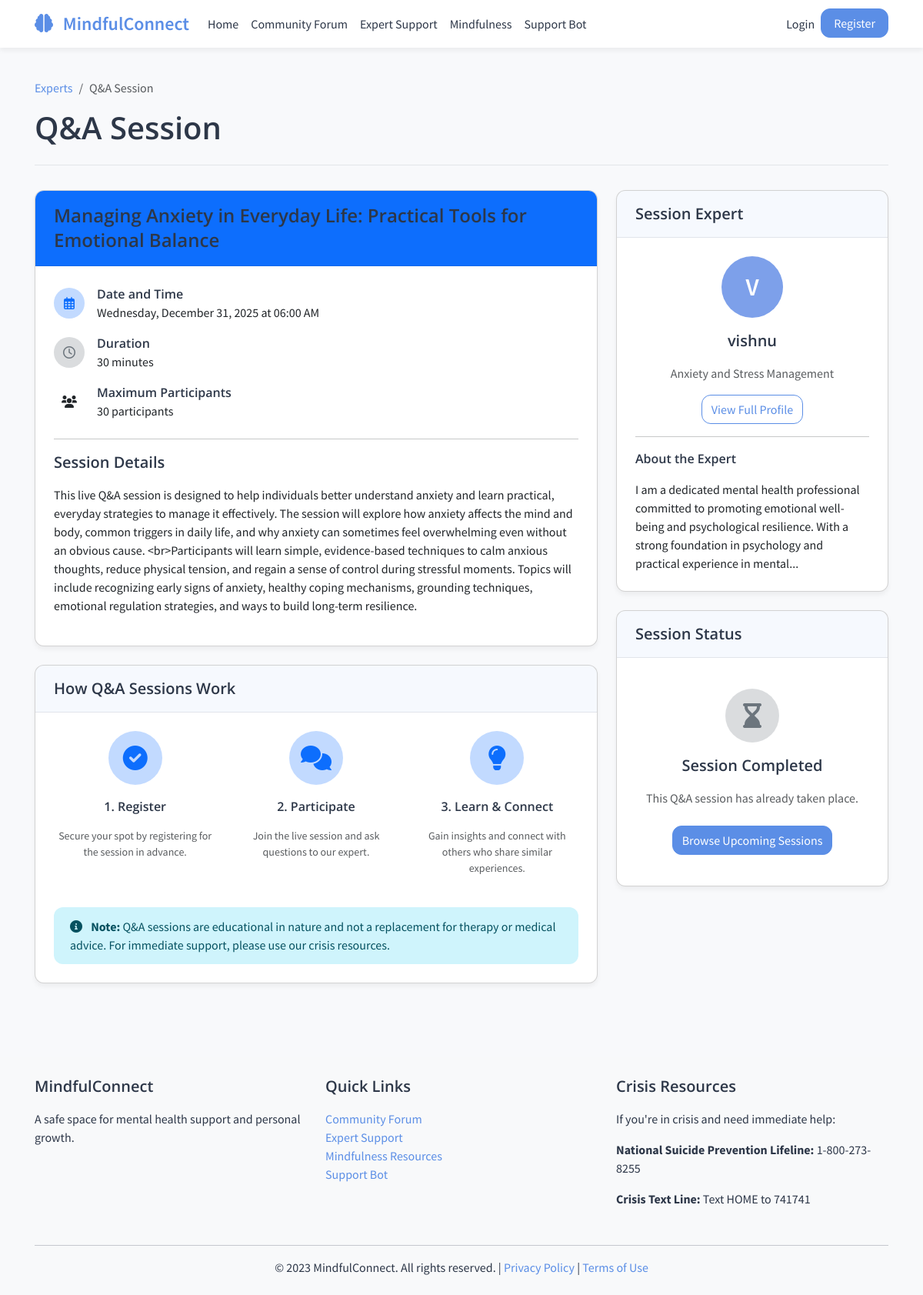
Screenshot of /experts/sessions/1 with the database file from the repository.
### models.py (models this page shows, shortened)
class QASession(db.Model):
    id = db.Column(db.Integer, primary_key=True)
    expert_id = db.Column(db.Integer, db.ForeignKey('expert.id'))
    title = db.Column(db.String(255), nullable=False)
    description = db.Column(db.Text, nullable=False)
    scheduled_at = db.Column(db.DateTime, nullable=False)
    duration_minutes = db.Column(db.Integer, default=60)
    max_participants = db.Column(db.Integer, default=20)
    is_active = db.Column(db.Boolean, default=True)
    created_at = db.Column(db.DateTime, default=datetime.utcnow)

class User(UserMixin, db.Model):
    id = db.Column(db.Integer, primary_key=True)
    username = db.Column(db.String(64), unique=True, nullable=False)
    email = db.Column(db.String(120), unique=True, nullable=False)
    password_hash = db.Column(db.String(256))
    date_joined = db.Column(db.DateTime, default=datetime.utcnow)
    display_name = db.Column(db.String(64), nullable=False)
    is_active = db.Column(db.Boolean, default=True)
    is_admin = db.Column(db.Boolean, default=False)
    forum_topics = db.relationship('ForumTopic', backref='author', lazy='dynamic')
    forum_posts = db.relationship('ForumPost', backref='author', lazy='dynamic')
    mood_entries = db.relationship('MoodEntry', backref='user', lazy='dynamic')
    journals = db.relationship('Journal', backref='user', lazy='dynamic')
    expert_profile = db.relationship('Expert', backref='user', uselist=False)

class Expert(db.Model):
    id = db.Column(db.Integer, primary_key=True)
    user_id = db.Column(db.Integer, db.ForeignKey('user.id'), unique=True)
    credentials = db.Column(db.Text, nullable=False)
    specialization = db.Column(db.String(100), nullable=False)
    bio = db.Column(db.Text, nullable=False)
    is_verified = db.Column(db.Boolean, default=False)
    verification_date = db.Column(db.DateTime, nullable=True)
    qa_sessions = db.relationship('QASession', backref='expert', lazy='dynamic')

### routes/experts.py (the view)
@experts_bp.route('/sessions/<int:session_id>')
def view_session(session_id):
    session = QASession.query.get_or_404(session_id)
    expert = Expert.query.get(session.expert_id)
    expert_user = User.query.get(expert.user_id)
    return render_template('experts/session.html',
                          title=session.title,
                          session=session,
                          expert=expert,
                          expert_user=expert_user,
                          now=datetime.utcnow() )

### templates/experts/session.html (shortened to what this page needs)
{% extends 'layout.html' %}
{% block page_header %}
<nav aria-label="breadcrumb">
    <ol class="breadcrumb">
        <li class="breadcrumb-item"><a href="{{ url_for('experts.index') }}">Experts</a></li>
        <li class="breadcrumb-item active" aria-current="page">Q&A Session</li>
    </ol>
</nav>
<h1 class="page-title">Q&A Session</h1>
{% endblock %}
{% block content %}
<div class="row">
    <div class="col-lg-8">
        <div class="card mb-4">
            <div class="card-header bg-primary text-white">
                <h4 class="mb-0">{{ session.title }}</h4>
            </div>
            <div class="card-body">
                <div class="mb-4">
                    <div class="d-flex align-items-center mb-3">
                        <div class="rounded-circle bg-primary bg-opacity-25 p-2 me-3" style="width: 40px; height: 40px; display: flex; align-items: center; justify-content: center;">
                            <i class="far fa-calendar-alt text-primary"></i>
                        </div>
                        <div>
                            <h6 class="mb-0">Date and Time</h6>
                            <p class="mb-0">{{ session.scheduled_at.strftime('%A, %B %d, %Y at %I:%M %p') }}</p>
                        </div>
                    </div>
                    <div class="d-flex align-items-center mb-3">
                        <div class="rounded-circle bg-secondary bg-opacity-25 p-2 me-3" style="width: 40px; height: 40px; display: flex; align-items: center; justify-content: center;">
                            <i class="far fa-clock text-secondary"></i>
                        </div>
                        <div>
                            <h6 class="mb-0">Duration</h6>
                            <p class="mb-0">{{ session.duration_minutes }} minutes</p>
                        </div>
                    </div>
                    <div class="d-flex align-items-center mb-3">
                        <div class="rounded-circle bg-accent bg-opacity-25 p-2 me-3" style="width: 40px; height: 40px; display: flex; align-items: center; justify-content: center;">
                            <i class="fas fa-users text-accent"></i>
                        </div>
                        <div>
                            <h6 class="mb-0">Maximum Participants</h6>
                            <p class="mb-0">{{ session.max_participants }} participants</p>
                        </div>
                    </div>
                </div>
                <hr>
                <h5>Session Details</h5>
                <p>{{ session.description | e | replace('\n', '<br>') | safe }}</p>
            </div>
        </div>
        <div class="card">
            <div class="card-header">
                <h5 class="mb-0">How Q&A Sessions Work</h5>
            </div>
            <div class="card-body">
                <div class="row">
                    <div class="col-md-4 text-center mb-4 mb-md-0">
                        <div class="rounded-circle bg-primary bg-opacity-25 mx-auto mb-3" style="width: 70px; height: 70px; display: flex; align-items: center; justify-content: center;">
                            <i class="fas fa-check-circle fa-2x text-primary"></i>
                        </div>
                        <h6>1. Register</h6>
                        <p class="small text-muted">Secure your spot by registering for the session in advance.</p>
                    </div>
                    <div class="col-md-4 text-center mb-4 mb-md-0">
                        <div class="rounded-circle bg-primary bg-opacity-25 mx-auto mb-3" style="width: 70px; height: 70px; display: flex; align-items: center; justify-content: center;">
                            <i class="fas fa-comments fa-2x text-primary"></i>
                        </div>
                        <h6>2. Participate</h6>
                        <p class="small text-muted">Join the live session and ask questions to our expert.</p>
                    </div>
                    <div class="col-md-4 text-center">
                        <div class="rounded-circle bg-primary bg-opacity-25 mx-auto mb-3" style="width: 70px; height: 70px; display: flex; align-items: center; justify-content: center;">
                            <i class="fas fa-lightbulb fa-2x text-primary"></i>
                        </div>
                        <h6>3. Learn & Connect</h6>
                        <p class="small text-muted">Gain insights and connect with others who share similar experiences.</p>
                    </div>
                </div>
                <div class="alert alert-info mt-4 mb-0">
                    <i class="fas fa-info-circle me-2"></i>
                    <strong>Note:</strong> Q&A sessions are educational in nature and not a replacement for therapy or medical advice. For immediate support, please use our crisis resources.
                </div>
            </div>
        </div>
    </div>
    <div class="col-lg-4">
        <div class="card mb-4">
            <div class="card-header">
                <h5 class="mb-0">Session Expert</h5>
            </div>
            <div class="card-body">
                <div class="text-center mb-3">
                    <div class="expert-avatar mx-auto">
                        {{ expert_user.display_name[0]|upper }}
                    </div>
                    <h5 class="mt-3">{{ expert_user.display_name }}</h5>
                    <p class="text-muted">{{ expert.specialization }}</p>
                    <a href="{{ url_for('experts.view_expert', expert_id=expert.id) }}" class="btn btn-sm btn-outline-primary">
                        View Full Profile
                    </a>
                </div>
                <hr>
                <h6>About the Expert</h6>
                <p class="mb-0">{{ expert.bio|truncate(200) }}</p>
            </div>
        </div>
        <div class="card">
            <div class="card-header">
                <h5 class="mb-0">Session Status</h5>
            </div>
            <div class="card-body">
                {% if not session.is_active %}
                    <div class="text-center py-3">
                        <div class="rounded-circle bg-warning bg-opacity-25 mx-auto mb-3" style="width: 70px; height: 70px; display: flex; align-items: center; justify-content: center;">
                            <i class="fas fa-times-circle fa-2x text-warning"></i>
                        </div>
                        <h5>Session Cancelled</h5>
                        <p class="text-muted">This Q&A session has been cancelled by the expert.</p>
                        <a href="{{ url_for('experts.index') }}" class="btn btn-primary mt-2">
                            Browse Other Sessions
                        </a>
                    </div>
                {% elif session.scheduled_at < now %}
                    <div class="text-center py-3">
                        <div class="rounded-circle bg-secondary bg-opacity-25 mx-auto mb-3" style="width: 70px; height: 70px; display: flex; align-items: center; justify-content: center;">
                            <i class="fas fa-hourglass-end fa-2x text-secondary"></i>
                        </div>
                        <h5>Session Completed</h5>
                        <p class="text-muted">This Q&A session has already taken place.</p>
                        <a href="{{ url_for('experts.index') }}" class="btn btn-primary mt-2">
                            Browse Upcoming Sessions
                        </a>
                    </div>
                {% endif %}
            </div>
        </div>
    </div>
</div>
{% endblock %}

### static/css/style.css (style rules this page uses)
:root { --primary: #5B8EE6; --primary-light: #7DA0EA; --primary-dark: #4A7CD5; --secondary: #7BC9A3; --secondary-light: #8FD3B3; --secondary-dark: #69B792; --background: #F8F9FB; --text: #2D3748; --text-light: #4A5568; --accent: #FFB084; --accent-light: #FFBF9E; --accent-dark: #FF9E69; --warning: #FF6B6B; --warning-light: #FF8585; --warning-dark: #FF5252; --white: #FFFFFF; --border-radius: 12px; --box-shadow: 0 4px 6px rgba(0, 0, 0, 0.05); --transition: all 0.3s ease; }
body { font-family: 'Source Sans Pro', 'Open Sans', sans-serif; font-size: 16px; line-height: 1.5; color: var(--text); background-color: var(--background); margin: 0; padding: 0; }
h1, h2, h3, h4, h5, h6 { font-family: 'Open Sans', sans-serif; font-weight: 600; margin-bottom: 1rem; color: var(--text); }
h1 { font-size: 2.5rem; line-height: 1.2; }
h4 { font-size: 1.5rem; line-height: 1.35; }
h5 { font-size: 1.25rem; line-height: 1.4; }
h6 { font-size: 1rem; line-height: 1.5; }
p { margin-bottom: 1rem; }
a { color: var(--primary); text-decoration: none; transition: var(--transition); }
.page-title { margin-bottom: 0.5rem; }
.card { background-color: var(--white); border-radius: var(--border-radius); box-shadow: var(--box-shadow); margin-bottom: 1.5rem; overflow: hidden; transition: var(--transition); }
.card-header { padding: 1rem 1.5rem; background-color: rgba(91, 142, 230, 0.05); border-bottom: 1px solid rgba(45, 55, 72, 0.1); }
.card-body { padding: 1.5rem; }
.btn { display: inline-block; font-weight: 500; text-align: center; white-space: nowrap; vertical-align: middle; user-select: none; border: 1px solid transparent; padding: 0.375rem 0.75rem; font-size: 1rem; line-height: 1.5; border-radius: var(--border-radius); transition: var(--transition); cursor: pointer; }
.btn-primary { color: var(--white); background-color: var(--primary); border-color: var(--primary); }
.btn-outline-primary { color: var(--primary); background-color: transparent; border-color: var(--primary); }
.alert { position: relative; padding: 0.75rem 1.25rem; margin-bottom: 1rem; border: 1px solid transparent; border-radius: var(--border-radius); }
.expert-avatar { width: 80px; height: 80px; border-radius: 50%; margin-right: 1.5rem; background-color: var(--primary-light); display: flex; align-items: center; justify-content: center; color: var(--white); font-size: 2rem; font-weight: 600; }

### rows the page displays
QASession: title "Managing Anxiety in Everyday Life: Practical Tools for Emotional Balance", scheduled_at "Wednesday, December 31, 2025 at 06:00 AM", duration_minutes "30", max_participants "30", description "This live Q&A session is designed to help individuals better understand anxiety and learn practical, everyday strategies to manage it effectively. The session will explore how anxiety affects the mind and body, common triggers in daily life, and why anxiety can sometimes feel overwhelming even without an obvious cause. <br>Participants will learn simple, evidence-based techniques to calm anxious thoughts, reduce physical tension, and regain a sense of control during stressful moments. Topics will include recognizing early signs of anxiety, healthy coping mechanisms, grounding techniques, emotional regulation strategies, and ways to build long-term resilience."
User: display_name "V", display_name "vishnu"
Expert: specialization "Anxiety and Stress Management", bio "I am a dedicated mental health professional committed to promoting emotional well-being and psychological resilience. With a strong foundation in psychology and practical experience in mental..."
